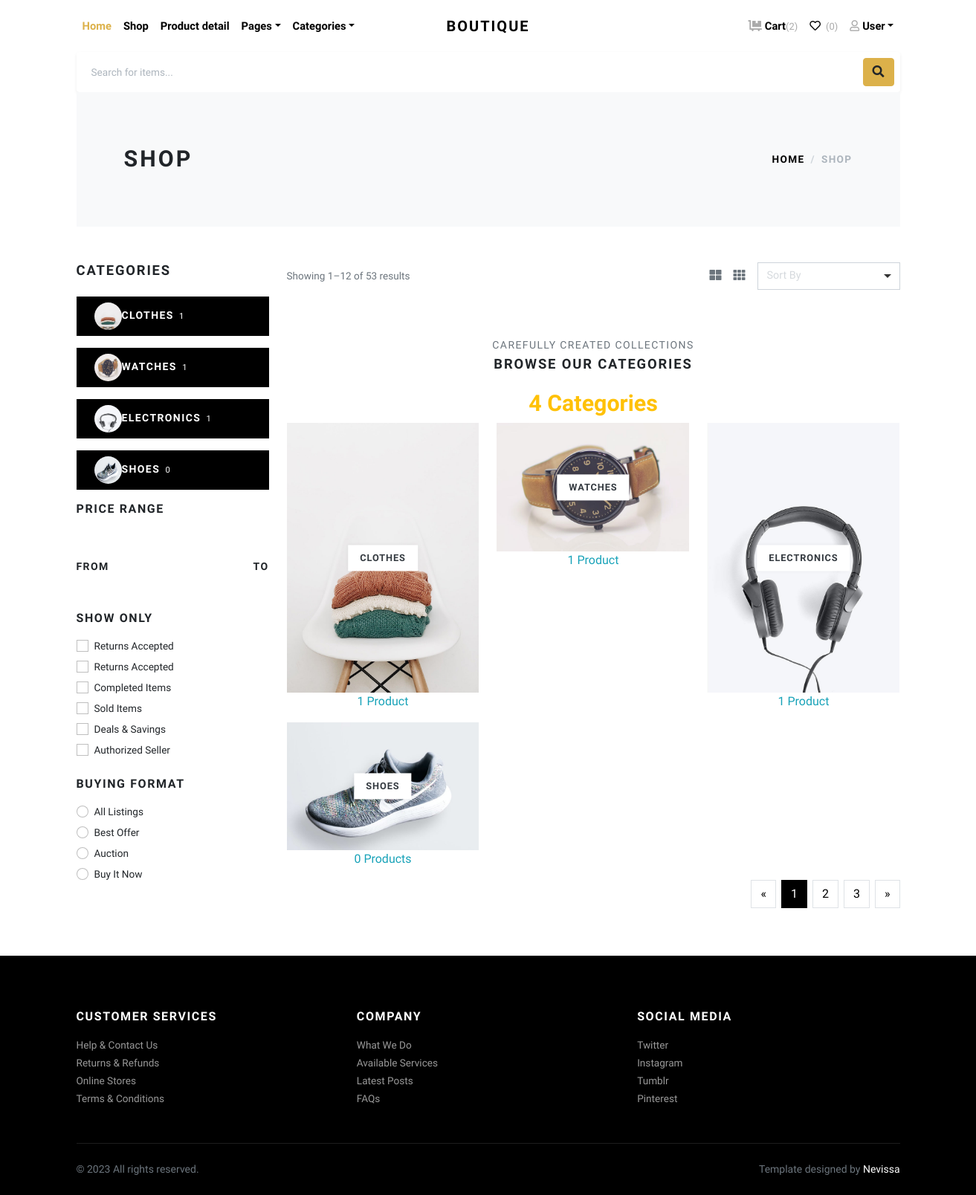
The page /category/ on the database its author committed.
### core/models.py (models this page shows, shortened)
class Category(models.Model):
    cid = ShortUUIDField(unique=True,length=10, max_length=20, prefix="cat", alphabet="abcd1234567")
    title = models.CharField(max_length=100, default="Furniture")
    image = models.ImageField(upload_to="category", default="")
    class Meta:
        verbose_name_plural = "Categories"

### core/views.py (the view)
# urls.py: path("category/",category_list_view,name="category-list"),
def category_list_view(request):
    categories = Category.objects.all()
    context = {
        "categories":categories
    }
    return render(request,'core/category-list.html',context)

### core/context_processor.py (called while the page is built)
def default(request):
    categories = Category.objects.all()
    sellers = Seller.objects.all()
    try:
     address = Address.objects.get(user=request.user)
    except:
     address = None
    return {
        'categories':categories,
        'address':address,
        'sellers':sellers,
    }

### templates/core/category-list.html (shortened to what this page needs)
{% extends 'partials/base.html' %}
{% load static %}
{% block content %}
    <div class="container">
      <section class="py-5 bg-light">
        <div class="container">
          <div class="row px-4 px-lg-5 py-lg-4 align-items-center">
            <div class="col-lg-6">
              <h1 class="h2 text-uppercase mb-0">Shop</h1>
            </div>
            <div class="col-lg-6 text-lg-end">
              <nav aria-label="breadcrumb">
                <ol class="breadcrumb justify-content-lg-end mb-0 px-0 bg-light">
                  <li class="breadcrumb-item"><a class="text-dark" href="index.html">Home</a></li>
                  <li class="breadcrumb-item active" aria-current="page">Shop</li>
                </ol>
              </nav>
            </div>
          </div>
        </div>
      </section>
      <section class="py-5">
        <div class="container p-0">
          <div class="row">
            <div class="col-lg-3 order-2 order-lg-1">
              <h5 class="text-uppercase mb-4">Categories</h5>
              {% for c in categories %}
              <div class="py-2 px-4 bg-dark text-white mb-3 category-item"><strong class="small text-uppercase fw-bold"><img  class="rounded-circle" width="37px" height="37px" src="{{  c.image.url }}">{{ c.title }}</a><span class="badge badge-primary badge-pill">{{ c.category.count }}</span></strong></div>
              {% endfor %}
              <h6 class="text-uppercase mb-4">Price range</h6>
              <div class="price-range pt-4 mb-5">
                <div class="row pt-2">
                  <div class="col-6"><strong class="small fw-bold text-uppercase">From</strong></div>
                  <div class="col-6 text-end"><strong class="small fw-bold text-uppercase">To</strong></div>
                </div>
              </div>
              <h6 class="text-uppercase mb-3">Show only</h6>
              <div class="form-check mb-1">
                <input class="form-check-input" type="checkbox" id="checkbox_1">
                <label class="form-check-label" for="checkbox_1">Returns Accepted</label>
              </div>
              <div class="form-check mb-1">
                <input class="form-check-input" type="checkbox" id="checkbox_2">
                <label class="form-check-label" for="checkbox_2">Returns Accepted</label>
              </div>
              <div class="form-check mb-1">
                <input class="form-check-input" type="checkbox" id="checkbox_3">
                <label class="form-check-label" for="checkbox_3">Completed Items</label>
              </div>
              <div class="form-check mb-1">
                <input class="form-check-input" type="checkbox" id="checkbox_4">
                <label class="form-check-label" for="checkbox_4">Sold Items</label>
              </div>
              <div class="form-check mb-1">
                <input class="form-check-input" type="checkbox" id="checkbox_5">
                <label class="form-check-label" for="checkbox_5">Deals &amp; Savings</label>
              </div>
              <div class="form-check mb-4">
                <input class="form-check-input" type="checkbox" id="checkbox_6">
                <label class="form-check-label" for="checkbox_6">Authorized Seller</label>
              </div>
              <h6 class="text-uppercase mb-3">Buying format</h6>
              <div class="form-check mb-1">
                <input class="form-check-input" type="radio" name="customRadio" id="radio_1">
                <label class="form-check-label" for="radio_1">All Listings</label>
              </div>
              <div class="form-check mb-1">
                <input class="form-check-input" type="radio" name="customRadio" id="radio_2">
                <label class="form-check-label" for="radio_2">Best Offer</label>
              </div>
              <div class="form-check mb-1">
                <input class="form-check-input" type="radio" name="customRadio" id="radio_3">
                <label class="form-check-label" for="radio_3">Auction</label>
              </div>
              <div class="form-check mb-1">
                <input class="form-check-input" type="radio" name="customRadio" id="radio_4">
                <label class="form-check-label" for="radio_4">Buy It Now</label>
              </div>
            </div>
            <div class="col-lg-9 order-1 order-lg-2 mb-5 mb-lg-0">
              <div class="row mb-3 align-items-center">
                <div class="col-lg-6 mb-2 mb-lg-0">
                  <p class="text-sm text-muted mb-0">Showing 1–12 of 53 results</p>
                </div>
                <div class="col-lg-6">
                  <ul class="list-inline d-flex align-items-center justify-content-lg-end mb-0">
                    <li class="list-inline-item text-muted me-3"><a class="reset-anchor p-0" href="#!"><i class="fas fa-th-large"></i></a></li>
                    <li class="list-inline-item text-muted me-3"><a class="reset-anchor p-0" href="#!"><i class="fas fa-th"></i></a></li>
                    <li class="list-inline-item">
                      <select class="selectpicker" data-customclass="form-control form-control-sm">
                        <option value>Sort By </option>
                      </select>
                    </li>
                  </ul>
                </div>
              </div>
	<section class="pt-5">
        <header class="text-center">
          <p class="small text-muted small text-uppercase mb-1">Carefully created collections</p>
          <h2 class="h5 text-uppercase mb-4">Browse our categories</h2>
          <h2 class="text-warning">
            {{ categories.count}} Categories
        </h2>
        </header>
        <div class="row">
		{% for c in categories %}
          <div class="col-md-4">
            <a  class="category-item" href="{% url 'core:product-category-list' c.cid %}"><strong class="category-item-title">{{ c.title }}</strong></a>
            <p class="mr-10 text-center text-info">{{ c.category.count }} Product{{ c.category.count|pluralize}} </p>
          </div>
        {% endfor %}
        </div>
      </section>
              <nav aria-label="Page navigation example">
                <ul class="pagination justify-content-center justify-content-lg-end">
                  <li class="page-item mx-1"><a class="page-link" href="#!" aria-label="Previous"><span aria-hidden="true">«</span></a></li>
                  <li class="page-item mx-1 active"><a class="page-link" href="#!">1</a></li>
                  <li class="page-item mx-1"><a class="page-link" href="#!">2</a></li>
                  <li class="page-item mx-1"><a class="page-link" href="#!">3</a></li>
                  <li class="page-item ms-1"><a class="page-link" href="#!" aria-label="Next"><span aria-hidden="true">»</span></a></li>
                </ul>
              </nav>
            </div>
          </div>
        </div>
      </section>
    </div>
{% endblock content %}

### static/css/main.css (style rules this page uses)
html { line-height: 1.15; -ms-text-size-adjust: 100%; -webkit-text-size-adjust: 100%; }
body { margin: 0; }
article, aside, footer, header, nav, section { display: block; }
h1 { font-size: 2em; margin: 0.67em 0; }
a { background-color: transparent; -webkit-text-decoration-skip: objects; }
b, strong { font-weight: inherit; }
b, strong { font-weight: bolder; }
img { border-style: none; }
button, input, optgroup, select, textarea { font-family: sans-serif; font-size: 100%; line-height: 1.15; margin: 0; }
button, input { overflow: visible; }
button, select { text-transform: none; }
[type="checkbox"], [type="radio"] { box-sizing: border-box; padding: 0; }
[hidden] { display: none; }
html { height: 100%; }
.choices[data-type*="select-one"] .choices__input { display: block; width: 100%; padding: 10px; border-bottom: 1px solid #DDDDDD; background-color: #FFFFFF; margin: 0; }
.choices__input { display: inline-block; vertical-align: baseline; background-color: #f9f9f9; font-size: 14px; margin-bottom: 5px; border: 0; border-radius: 0; max-width: 100%; padding: 4px 0 4px 2px; }
* { box-sizing: border-box; }

### rows shown on the page
Category: image (picture), title "CLOTHES", category.count "1"
Category: image (picture), title "WATCHES", category.count "1"
Category: image (picture), title "ELECTRONICS", category.count "1"
Category: image (picture), title "SHOES", category.count "0"

### other values the page prints
{{ categories.count }} "4"
